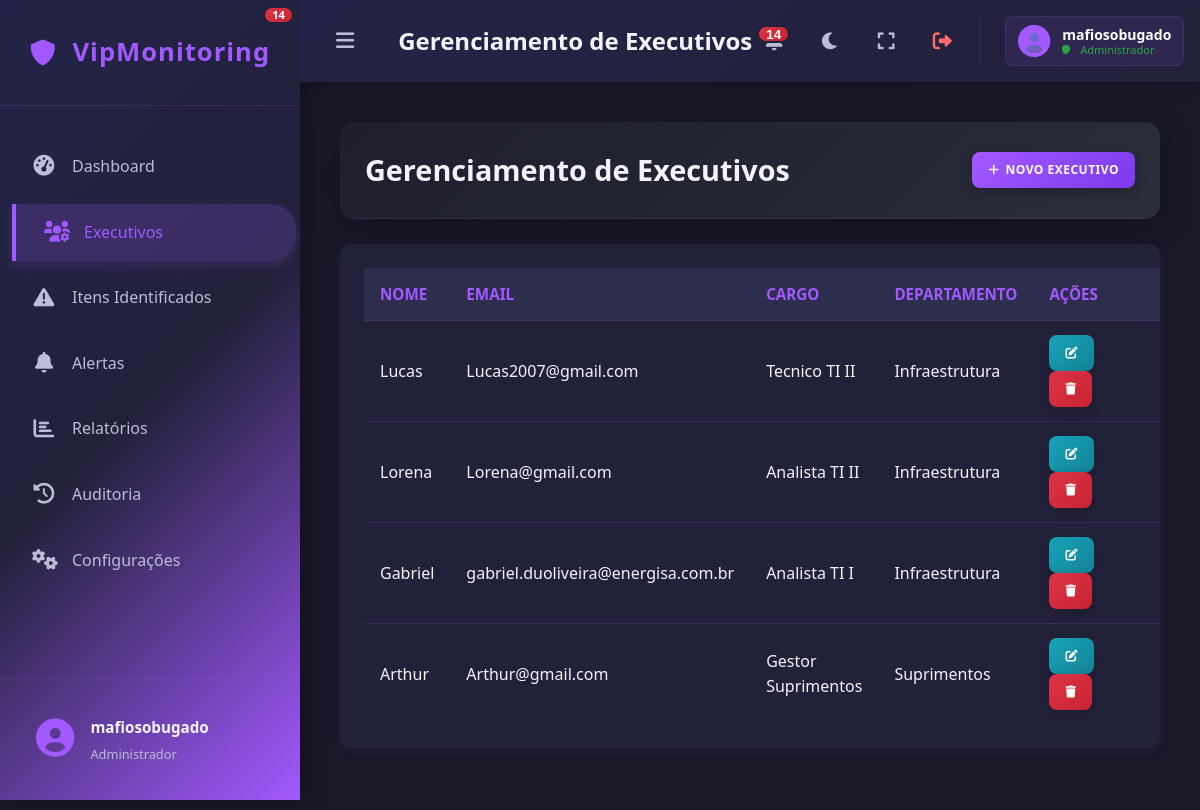
The page /executives (signed in) on the database its author committed.
### tables this page shows
CREATE TABLE users (
            id INTEGER PRIMARY KEY AUTOINCREMENT,
            username TEXT NOT NULL UNIQUE,
            email TEXT NOT NULL UNIQUE,
            password TEXT NOT NULL
        , user_type TEXT DEFAULT 'user', disabled BOOLEAN DEFAULT 0);

CREATE TABLE executives (
            id INTEGER PRIMARY KEY AUTOINCREMENT,
            name TEXT NOT NULL,
            email TEXT NOT NULL UNIQUE,
            role TEXT,
            department TEXT,
            risk_score REAL DEFAULT 0.0,
            risk_level TEXT DEFAULT 'NENHUM'
        );

### app.py (the view)
@app.route('/executives')
@login_required
def executives():
    all_executives = database.get_all_executives()
    return render_template('executives.html', executives=all_executives, active_page='executives')

### app.py (called while the page is built)
@login_manager.user_loader
def load_user(user_id):
    try:
        return database.User.get(user_id)
    except Exception as e:
        print(f"Erro ao carregar usuário {user_id}: {e}")
        return None

### database.py (called while the page is built)
def get_db_connection():
    conn = sqlite3.connect(DATABASE)
    conn.row_factory = sqlite3.Row # Isso permite acessar colunas por nome
    return conn

def get_all_executives():
    conn = get_db_connection()
    executives = conn.execute('SELECT * FROM executives').fetchall()
    conn.close()
    return executives

    @staticmethod
    def get(user_id):
        conn = get_db_connection()
        user_data = conn.execute('SELECT * FROM users WHERE id = ?', (user_id,)).fetchone()
        conn.close()
        if user_data:
            user_type = user_data['user_type'] if 'user_type' in user_data.keys() else 'user'
            disabled = user_data['disabled'] if 'disabled' in user_data.keys() else False
            return User(user_data['id'], user_data['username'], user_data['email'], user_data['password'], user_type, disabled)
        return None

### templates/executives.html (shortened to what this page needs)
{% extends "base.html" %}
{% block page_title %}Gerenciamento de Executivos{% endblock %}
{% block content %}
    <div class="content-header">
        <h1>Gerenciamento de Executivos</h1>
        <a href="{{ url_for('add_executive') }}" class="btn-action btn-add-new">
            <i class="fas fa-plus"></i> Novo Executivo
        </a>
    </div>
    <div class="data-table-container">
        {% if executives %}
        <table>
            <thead>
                <tr>
                    <th>Nome</th>
                    <th>Email</th>
                    <th>Cargo</th>
                    <th>Departamento</th>
                    <th class="actions-col">Ações</th>
                </tr>
            </thead>
            <tbody>
                {% for exec in executives %}
                <tr>
                    <td data-label="Nome">{{ exec.name }}</td>
                    <td data-label="Email">{{ exec.email }}</td>
                    <td data-label="Cargo">{{ exec.role if exec.role else '-' }}</td>
                    <td data-label="Departamento">{{ exec.department if exec.department else '-' }}</td>
                    <td data-label="Ações" class="actions">
                        <button class="btn-action btn-edit" onclick="openEditExecutiveModal({{ exec.id }}, '{{ exec.name }}', '{{ exec.email }}', '{{ exec.role if exec.role else '' }}', '{{ exec.department if exec.department else '' }}')">
                            <i class="fas fa-edit"></i>
                        </button>
                        <form method="POST" action="{{ url_for('delete_executive', executive_id=exec.id) }}" style="display: inline;" onsubmit="return confirm('Tem certeza que deseja excluir este executivo?')">
                            <button type="submit" class="btn-action btn-delete">
                                <i class="fas fa-trash"></i>
                            </button>
                        </form>
                    </td>
                </tr>
                {% endfor %}
            </tbody>
        </table>
        {% else %}
        <p>Nenhum executivo cadastrado ainda. <a href="{{ url_for('add_executive') }}">Adicione um agora!</a></p>
        {% endif %}
    </div>
{% endblock %}

### templates/base.html (shortened to what this page needs)
<!DOCTYPE html>
<html lang="pt-BR">
<head>
    <link rel="stylesheet" href="{{ url_for('static', filename='css/style.css') }}">
    <link rel="stylesheet" href="https://cdnjs.cloudflare.com/ajax/libs/font-awesome/6.0.0/css/all.min.css">
</head>
<body>
    <div class="app-container">
        <div class="sidebar">
            <div class="sidebar-header">
                <div class="app-logo">
                    <i class="fas fa-shield-alt"></i>
                    <span>VipMonitoring</span>
                </div>
            </div>
            <nav class="sidebar-nav">
                <ul>
                    <li class="nav-item {{ 'active' if active_page == 'dashboard' else '' }}">
                        <a href="{{ url_for('dashboard') }}">
                            <i class="fas fa-tachometer-alt"></i>
                            <span class="nav-text">Dashboard</span>
                        </a>
                    </li>
                    <li class="nav-item {{ 'active' if active_page == 'executives' else '' }}">
                        <a href="{{ url_for('executives') }}">
                            <i class="fas fa-users-cog"></i>
                            <span class="nav-text">Executivos</span>
                        </a>
                    </li>
                    <li class="nav-item {{ 'active' if active_page == 'items' else '' }}">
                        <a href="{{ url_for('items') }}">
                            <i class="fas fa-exclamation-triangle"></i>
                            <span class="nav-text">Itens Identificados</span>
                        </a>
                    </li>
                    <li class="nav-item {{ 'active' if active_page == 'alerts' else '' }}">
                        <a href="{{ url_for('alerts') }}">
                            <i class="fas fa-bell"></i>
                            <span class="nav-text">Alertas</span>
                            <span class="notification-badge" id="alertsBadge" style="display: none;"></span>
                        </a>
                    </li>
                    <li class="nav-item {{ 'active' if active_page == 'reports' else '' }}">
                        <a href="{{ url_for('reports') }}">
                            <i class="fas fa-chart-bar"></i>
                            <span class="nav-text">Relatórios</span>
                        </a>
                    </li>
                    <li class="nav-item {{ 'active' if active_page == 'audit' else '' }}">
                        <a href="{{ url_for('audit') }}">
                            <i class="fas fa-history"></i>
                            <span class="nav-text">Auditoria</span>
                        </a>
                    </li>
                    {% if current_user.is_authenticated and current_user.user_type == 'admin' %}
                    <li class="nav-item {{ 'active' if active_page == 'config' else '' }}">
                        <a href="{{ url_for('config') }}">
                            <i class="fas fa-cogs"></i>
                            <span class="nav-text">Configurações</span>
                        </a>
                    </li>
                    {% endif %}
                </ul>
            </nav>
            <div class="sidebar-footer">
                <div class="user-profile">
                    <div class="user-avatar">
                        <i class="fas fa-user-circle"></i>
                    </div>
                    <div class="user-info">
                        <span class="user-name">{{ current_user.username if current_user.is_authenticated else 'Usuário' }}</span>
                        <span class="user-role">{{ 'Administrador' if current_user.is_authenticated and current_user.user_type == 'admin' else 'Usuário' }}</span>
                    </div>
                </div>
            </div>
        </div>
        <div class="main-content">
            <nav class="navbar">
                <div class="navbar-left">
                    <button class="sidebar-toggle" onclick="toggleSidebar()">
                        <i class="fas fa-bars"></i>
                    </button>
                    <div class="page-title">
                        <h3>{% block page_title %}{% endblock %}</h3>
                    </div>
                </div>
                <div class="navbar-right">
                    <div class="navbar-actions">
                        <div style="position: relative;">
                            <button class="action-btn" id="alertBtn" title="Alertas Recentes" onclick="toggleAlertsDropdown()">
                                <i class="fas fa-bell"></i>
                                <span class="notification-badge" id="alertsCount" style="display: none;">0</span>
                            </button>
                        </div>
                        <button class="action-btn" title="Modo escuro" onclick="toggleDarkMode()">
                            <i class="fas fa-moon"></i>
                        </button>
                        <button class="action-btn" title="Tela cheia" onclick="toggleFullscreen()">
                            <i class="fas fa-expand"></i>
                        </button>
                        <button class="action-btn logout-btn" title="Sair" onclick="window.location.href='{{ url_for('logout') }}';return false;">
                            <i class="fas fa-sign-out-alt"></i>
                        </button>
                    </div>
                    <div class="user-info-navbar">
                        <div class="user-avatar-small">
                            <i class="fas fa-user-circle"></i>
                        </div>
                        <div class="user-details">
                            <span class="user-name">{{ current_user.username if current_user.is_authenticated else 'Usuário' }}</span>
                            <span class="user-status online">{{ 'Administrador' if current_user.is_authenticated and current_user.user_type == 'admin' else 'Usuário' }}</span>
                        </div>
                    </div>
                </div>
            </nav>
            <div class="content-area"
                 style="margin-left: 0; transition: margin-left 0.3s ease;"
                 data-sidebar-state="closed">
                {% block content %}{% endblock %}
            </div>
        </div>
    </div>
</body>
</html>

### rows shown on the page
users: username "mafiosobugado", user_type "Administrador"
executives: name "Lucas", email "Lucas2007@gmail.com", role "Tecnico TI II", department "Infraestrutura"
executives: name "Lorena", email "Lorena@gmail.com", role "Analista TI II", department "Infraestrutura"
executives: name "Gabriel", email "gabriel.duoliveira@energisa.com.br", role "Analista TI I", department "Infraestrutura"
executives: name "Arthur", email "Arthur@gmail.com", role "Gestor Suprimentos", department "Suprimentos"
